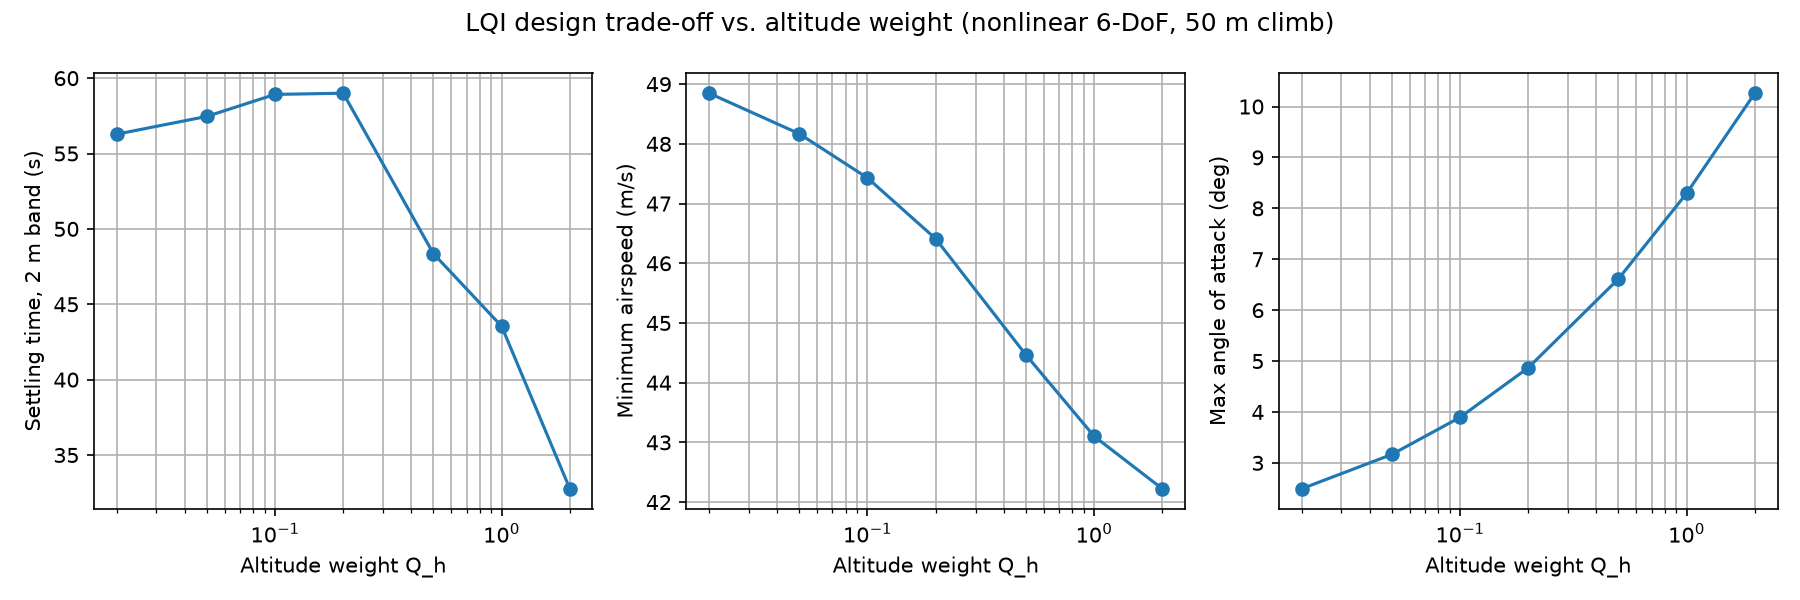

The script that saved this image:
"""Sweep the altitude weight Q_h of the LQI design and show the trade-off.

Metrics per weight: settling time (2 m band), minimum airspeed, maximum
angle of attack, in the nonlinear 6-DoF model (50 m climb).
"""

import numpy as np
import matplotlib.pyplot as plt

from uavsim.dynamics import trim_level_flight
from uavsim.linearize import linearize, longitudinal
from uavsim.lqr import lqr
from lqi_longitudinal import augment
from lqi_vs_pid import (
    LQIController, TARGET_ALT, TARGET_SPEED, simulate,
)

WEIGHTS = [0.02, 0.05, 0.1, 0.2, 0.5, 1.0, 2.0]


def settle_time(d, band=2.0):
    err = np.abs(d["alt"] - TARGET_ALT)
    outside = np.where(err > band)[0]
    if len(outside) == 0:
        return 0.0
    if outside[-1] + 1 >= len(d["t"]):
        return float("nan")
    return float(d["t"][outside[-1] + 1])


def main():
    trim = trim_level_flight(TARGET_SPEED, TARGET_ALT)
    A, B, _, _ = linearize(trim)
    A_lon, B_lon = longitudinal(A, B)
    A_aug, B_aug = augment(A_lon, B_lon, TARGET_SPEED)
    R = np.diag([100.0, 1.0])

    rows = []
    for qh in WEIGHTS:
        Q = np.diag([0.1, 1.0, 1.0, 10.0, qh, 0.5])
        K, _, _ = lqr(A_aug, B_aug, Q, R)
        d = simulate(LQIController(trim, K), trim)
        row = (qh, settle_time(d), float(d["spd"].min()), float(d["alpha"].max()))
        rows.append(row)
        print(f"Q_h={row[0]:5.2f} | settling {row[1]:6.1f} s | min speed {row[2]:5.1f} m/s | max alpha {row[3]:5.2f} deg")

    rows = np.array(rows)
    fig, axes = plt.subplots(1, 3, figsize=(12, 4))
    labels = ["Settling time, 2 m band (s)", "Minimum airspeed (m/s)", "Max angle of attack (deg)"]
    for i, ax in enumerate(axes):
        ax.semilogx(rows[:, 0], rows[:, i + 1], "o-")
        ax.set_xlabel("Altitude weight Q_h")
        ax.set_ylabel(labels[i])
        ax.grid(True, which="both")
    fig.suptitle("LQI design trade-off vs. altitude weight (nonlinear 6-DoF, 50 m climb)")
    fig.tight_layout()
    fig.savefig("examples/lqi_weight_sweep.png", dpi=150)
    print("Saved examples/lqi_weight_sweep.png")
    plt.show()


if __name__ == "__main__":
    main()
